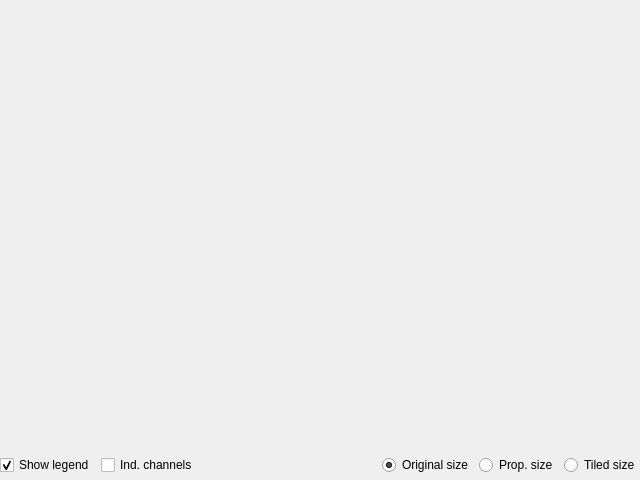
<?xml version="1.0" encoding="UTF-8"?>
<ui version="4.0">
 <class>UImagesWidget</class>
 <widget class="QWidget" name="UImagesWidget">
  <property name="geometry">
   <rect>
    <x>0</x>
    <y>0</y>
    <width>640</width>
    <height>480</height>
   </rect>
  </property>
  <property name="contextMenuPolicy">
   <enum>Qt::ActionsContextMenu</enum>
  </property>
  <property name="windowTitle">
   <string>Form</string>
  </property>
  <layout class="QVBoxLayout" name="verticalLayout">
   <property name="spacing">
    <number>0</number>
   </property>
   <property name="leftMargin">
    <number>0</number>
   </property>
   <property name="topMargin">
    <number>0</number>
   </property>
   <property name="rightMargin">
    <number>0</number>
   </property>
   <property name="bottomMargin">
    <number>0</number>
   </property>
   <item>
    <widget class="QFrame" name="frameImages">
     <property name="contextMenuPolicy">
      <enum>Qt::ActionsContextMenu</enum>
     </property>
     <layout class="QGridLayout" name="gridLayoutImages">
      <property name="leftMargin">
       <number>0</number>
      </property>
      <property name="topMargin">
       <number>0</number>
      </property>
      <property name="rightMargin">
       <number>0</number>
      </property>
      <property name="bottomMargin">
       <number>0</number>
      </property>
      <property name="spacing">
       <number>8</number>
      </property>
     </layout>
    </widget>
   </item>
   <item>
    <widget class="QFrame" name="frame">
     <property name="maximumSize">
      <size>
       <width>16777215</width>
       <height>30</height>
      </size>
     </property>
     <layout class="QHBoxLayout" name="horizontalLayout">
      <property name="leftMargin">
       <number>0</number>
      </property>
      <property name="topMargin">
       <number>0</number>
      </property>
      <property name="rightMargin">
       <number>0</number>
      </property>
      <property name="bottomMargin">
       <number>0</number>
      </property>
      <item>
       <widget class="QCheckBox" name="checkBoxShowLegend">
        <property name="text">
         <string>Show legend</string>
        </property>
        <property name="checked">
         <bool>true</bool>
        </property>
       </widget>
      </item>
      <item>
       <widget class="QCheckBox" name="checkBoxIndChannels">
        <property name="enabled">
         <bool>true</bool>
        </property>
        <property name="text">
         <string>Ind. channels</string>
        </property>
       </widget>
      </item>
      <item>
       <spacer name="horizontalSpacer">
        <property name="orientation">
         <enum>Qt::Horizontal</enum>
        </property>
        <property name="sizeHint" stdset="0">
         <size>
          <width>40</width>
          <height>20</height>
         </size>
        </property>
       </spacer>
      </item>
      <item>
       <widget class="QRadioButton" name="radioButtonOriginalSize">
        <property name="text">
         <string>Original size</string>
        </property>
        <property name="checked">
         <bool>true</bool>
        </property>
       </widget>
      </item>
      <item>
       <widget class="QRadioButton" name="radioButtonPropSize">
        <property name="text">
         <string>Prop. size</string>
        </property>
       </widget>
      </item>
      <item>
       <widget class="QRadioButton" name="radioButtonTiledSize">
        <property name="text">
         <string>Tiled size</string>
        </property>
       </widget>
      </item>
     </layout>
    </widget>
   </item>
  </layout>
  <action name="actionSaveToBMP">
   <property name="text">
    <string>Save to BMP</string>
   </property>
  </action>
  <action name="actionSaveToJPEG">
   <property name="text">
    <string>Save to JPEG</string>
   </property>
  </action>
  <action name="actionSaveAllToBMP">
   <property name="text">
    <string>Save all to BMP</string>
   </property>
  </action>
  <action name="actionSaveAllToJPEG">
   <property name="text">
    <string>Save all to JPEG</string>
   </property>
  </action>
  <action name="actionSelectSource">
   <property name="text">
    <string>Select source</string>
   </property>
  </action>
  <action name="actionAddColumn">
   <property name="text">
    <string>Add column</string>
   </property>
  </action>
  <action name="actionAddRow">
   <property name="text">
    <string>Add row</string>
   </property>
  </action>
  <action name="actionDeleteColumn">
   <property name="text">
    <string>Delete column</string>
   </property>
  </action>
  <action name="actionDeleteRow">
   <property name="text">
    <string>Delete row</string>
   </property>
  </action>
 </widget>
 <resources/>
 <connections/>
</ui>
